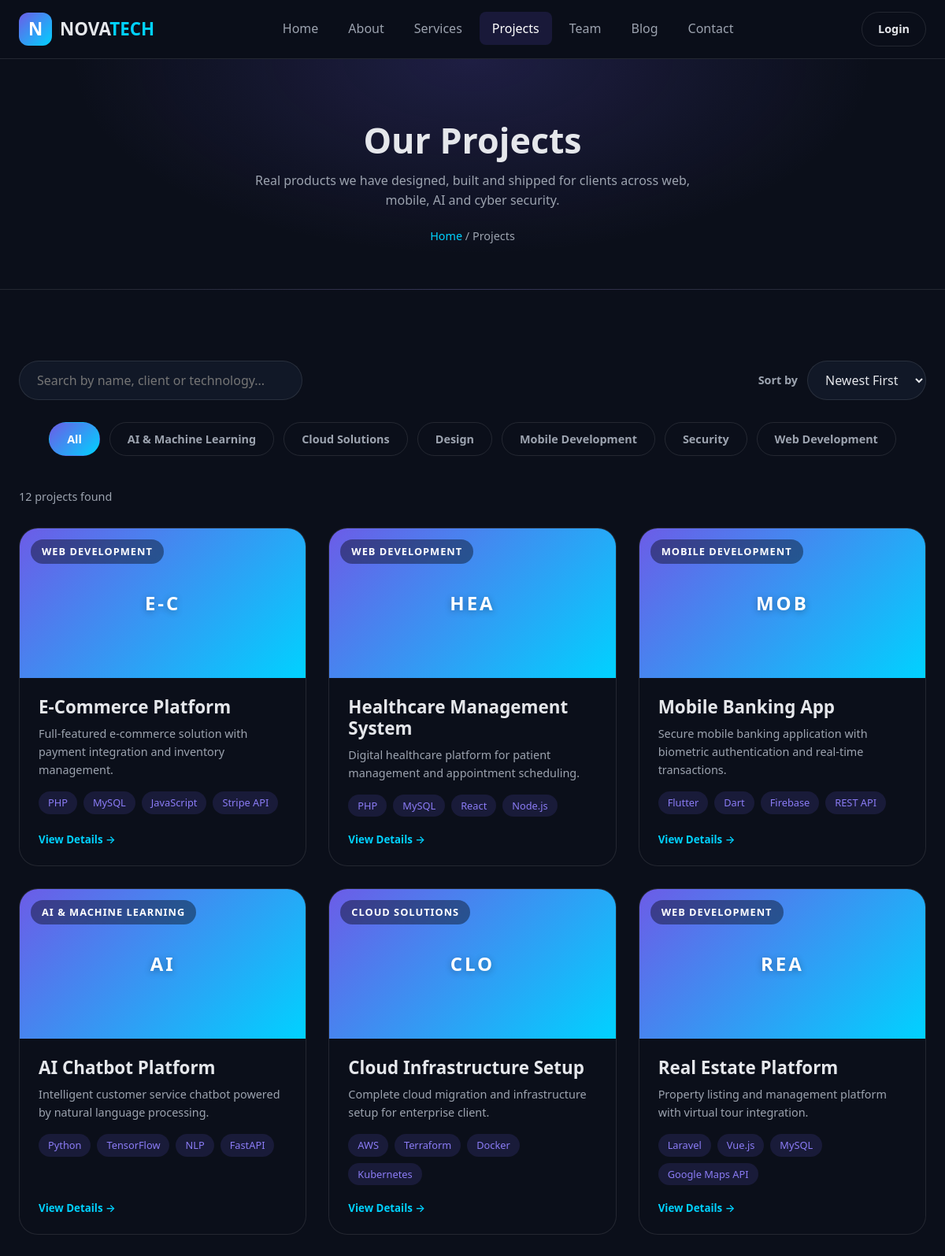
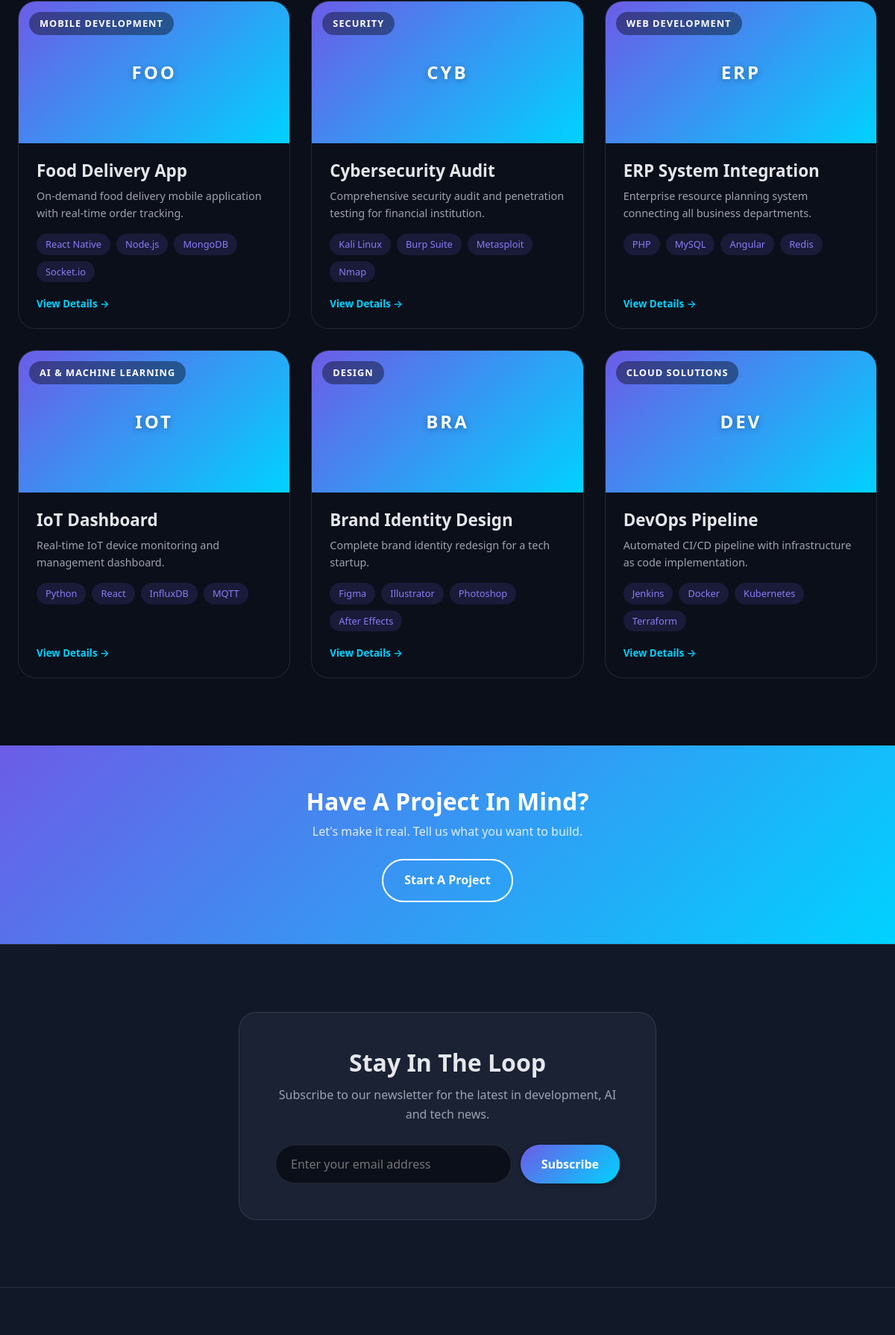
The app's page /projects.php (upper part) with its own data (2 pictures, top to bottom).
### tables this page shows
CREATE TABLE IF NOT EXISTS projects (
    id INT AUTO_INCREMENT PRIMARY KEY,
    title VARCHAR(200) NOT NULL,
    description TEXT NOT NULL,
    full_description TEXT,
    image VARCHAR(500) DEFAULT NULL,
    category VARCHAR(100) NOT NULL,
    technologies JSON,
    client VARCHAR(200) DEFAULT NULL,
    project_url VARCHAR(500) DEFAULT NULL,
    is_featured TINYINT(1) DEFAULT 0,
    is_active TINYINT(1) DEFAULT 1,
    sort_order INT DEFAULT 0,
    created_at TIMESTAMP DEFAULT CURRENT_TIMESTAMP,
    updated_at TIMESTAMP DEFAULT CURRENT_TIMESTAMP ON UPDATE CURRENT_TIMESTAMP,
    INDEX idx_category (category),
    INDEX idx_featured (is_featured),
    INDEX idx_active (is_active)
);

### includes/functions.php (called while the page is built, shortened)
<?php
function sanitize($input) {
    return htmlspecialchars(trim($input), ENT_QUOTES, 'UTF-8');
}
function base_url($path = '') {
    $base = SITE_URL;
    if (!empty($path)) {
        $base .= '/' . ltrim($path, '/');
    }
    return $base;
}
function fetch_all($pdo, $sql, $params = []) {
    $stmt = $pdo->prepare($sql);
    $stmt->execute($params);
    return $stmt->fetchAll();
}
function truncate($text, $length = 150) {
    if (strlen($text) <= $length) return $text;
    return substr($text, 0, $length) . '...';
}

### projects.php (the view, shortened to what this page needs)
<?php
require_once __DIR__ . '/config/database.php';
require_once __DIR__ . '/includes/functions.php';
$search = trim($_GET['q'] ?? '');
$category_filter = trim($_GET['category'] ?? '');
$sort = $_GET['sort'] ?? 'newest';
$where = [];
$params = [];
$where_sql = $where ? 'WHERE ' . implode(' AND ', $where) . ' AND is_active = 1' : 'WHERE is_active = 1';
switch ($sort) {
    default:
        $order_sql = "created_at DESC";
        break;
}
$projects = fetch_all($pdo, "
    SELECT * FROM projects $where_sql
    ORDER BY $order_sql
", $params);
$categories = fetch_all($pdo, "
    SELECT DISTINCT category FROM projects
    WHERE is_active = 1
    ORDER BY category ASC
");
include __DIR__ . '/includes/header.php';
?>
<section class="page-hero">
    <div class="container">
        <h1 class="page-hero__title">Our Projects</h1>
        <p class="page-hero__desc">
            Real products we have designed, built and shipped for clients across
            web, mobile, AI and cyber security.
        </p>
        <div class="breadcrumb">
            <a href="<?= base_url('index.php') ?>">Home</a> / <span>Projects</span>
        </div>
    </div>
</section>
<section class="projects-page section-pad">
    <div class="container">
        <form class="toolbar" method="GET" action="<?= base_url('projects.php') ?>">
            <input type="text" name="q" class="toolbar-search" placeholder="Search by name, client or technology..." aria-label="Search projects" value="<?= sanitize($search) ?>">
            <div class="toolbar__right">
                <label class="toolbar__label" for="project-sort">Sort by</label>
                <select class="sort-select" name="sort" id="project-sort" onchange="this.form.submit()">
                    <option value="newest" <?= $sort === 'newest' ? 'selected' : '' ?>>Newest First</option>
                </select>
            </div>
        </form>
        <div class="filter-bar">
            <a class="filter-btn <?= $category_filter === '' ? 'active' : '' ?>" href="<?= base_url('projects.php' . (!empty($search) ? '?q=' . urlencode($search) . '&sort=' . $sort : '?sort=' . $sort)) ?>">All</a>
            <?php foreach ($categories as $cat): ?>
                <a class="filter-btn <?= $category_filter === $cat['category'] ? 'active' : '' ?>"
                   href="<?= base_url('projects.php?category=' . urlencode($cat['category']) . '&sort=' . $sort . (!empty($search) ? '&q=' . urlencode($search) : '')) ?>">
                    <?= sanitize($cat['category']) ?>
                </a>
            <?php endforeach; ?>
        </div>
        <p class="services-count"><?= count($projects) ?> project<?= count($projects) === 1 ? '' : 's' ?> found</p>
        <div class="projects__grid">
            <?php if (empty($projects)): ?>
                <p class="services-empty show">No projects match your search. Try a different keyword or filter.</p>
            <?php else: ?>
                <?php foreach ($projects as $project): ?>
                    <?php
                    $initials = substr($project['title'], 0, 3);
                    $image_url = $project['image'] ? base_url('uploads/projects/' . $project['image']) : null;
                    ?>
                    <article class="project-card card-enter">
                        <div class="project-card__image" <?= $image_url ? 'style="background-image:url(\'' . $image_url . '\');background-size:cover;background-position:center;"' : '' ?>>
                            <?php if (!$image_url): ?>
                                <span class="project-card__label"><?= sanitize(strtoupper($initials)) ?></span>
                            <?php endif; ?>
                            <span class="project-card__category"><?= sanitize($project['category']) ?></span>
                        </div>
                        <div class="project-card__body">
                            <h3 class="project-card__title"><?= sanitize($project['title']) ?></h3>
                            <p class="project-card__desc"><?= sanitize(truncate($project['description'], 110)) ?></p>
                            <div class="project-card__tech">
                                <?php foreach (array_slice($project['tech_array'], 0, 4) as $tech): ?>
                                    <span class="project-card__tech-item"><?= sanitize($tech) ?></span>
                                <?php endforeach; ?>
                            </div>
                            <button class="project-card__btn" data-id="<?= $project['id'] ?>" onclick="openProjectFromPhp(this)" data-title="<?= sanitize($project['title']) ?>" data-desc="<?= sanitize($project['full_description'] ?? $project['description']) ?>" data-client="<?= sanitize($project['client'] ?? 'NOVA TECH') ?>" data-category="<?= sanitize($project['category']) ?>" data-tech="<?= sanitize(json_encode($project['tech_array'])) ?>">
                                View Details &rarr;
                            </button>
                        </div>
                    </article>
                <?php endforeach; ?>
            <?php endif; ?>
        </div>
    </div>
</section>
<section class="cta-strip">
    <div class="container">
        <h2>Have A Project In Mind?</h2>
        <p>Let's make it real. Tell us what you want to build.</p>
        <a href="<?= base_url('contact.php') ?>" class="btn btn--outline">Start A Project</a>
    </div>
</section>
<?php include __DIR__ . '/includes/footer.php'; ?>

### css/animations.css (style rules this page uses)
.btn { position: relative; overflow: hidden; }
.btn::after { content: ""; position: absolute; top: 0; left: -100%; width: 60%; height: 100%; background: linear-gradient(90deg, transparent, rgba(255, 255, 255, 0.25), transparent); transform: skewX(-20deg); transition: left 0.5s ease; }
.card-enter { animation: fadeUp 0.5s ease both; }

### records on screen
projects: title "E-C", category "WEB DEVELOPMENT", title "E-Commerce Platform", description "Full-featured e-commerce solution with payment integration and inventory management.", tech "PHP", tech "MySQL", tech "JavaScript", tech "Stripe API"
projects: title "HEA", category "WEB DEVELOPMENT", title "Healthcare Management System", description "Digital healthcare platform for patient management and appointment scheduling.", tech "PHP", tech "MySQL", tech "React", tech "Node.js"
projects: title "MOB", category "MOBILE DEVELOPMENT", title "Mobile Banking App", description "Secure mobile banking application with biometric authentication and real-time transactions.", tech "Flutter", tech "Dart", tech "Firebase", tech "REST API"
projects: title "AI", category "AI & MACHINE LEARNING", title "AI Chatbot Platform", description "Intelligent customer service chatbot powered by natural language processing.", tech "Python", tech "TensorFlow", tech "NLP", tech "FastAPI"
projects: title "CLO", category "CLOUD SOLUTIONS", title "Cloud Infrastructure Setup", description "Complete cloud migration and infrastructure setup for enterprise client.", tech "AWS", tech "Terraform", tech "Docker", tech "Kubernetes"
projects: title "REA", category "WEB DEVELOPMENT", title "Real Estate Platform", description "Property listing and management platform with virtual tour integration.", tech "Laravel", tech "Vue.js", tech "MySQL", tech "Google Maps API"
projects: title "FOO", category "MOBILE DEVELOPMENT", title "Food Delivery App", description "On-demand food delivery mobile application with real-time order tracking.", tech "React Native", tech "Node.js", tech "MongoDB", tech "Socket.io"
projects: title "CYB", category "SECURITY", title "Cybersecurity Audit", description "Comprehensive security audit and penetration testing for financial institution.", tech "Kali Linux", tech "Burp Suite", tech "Metasploit", tech "Nmap"
projects: title "ERP", category "WEB DEVELOPMENT", title "ERP System Integration", description "Enterprise resource planning system connecting all business departments.", tech "PHP", tech "MySQL", tech "Angular", tech "Redis"
projects: title "IOT", category "AI & MACHINE LEARNING", title "IoT Dashboard", description "Real-time IoT device monitoring and management dashboard.", tech "Python", tech "React", tech "InfluxDB", tech "MQTT"
projects: title "BRA", category "DESIGN", title "Brand Identity Design", description "Complete brand identity redesign for a tech startup.", tech "Figma", tech "Illustrator", tech "Photoshop", tech "After Effects"
projects: title "DEV", category "CLOUD SOLUTIONS", title "DevOps Pipeline", description "Automated CI/CD pipeline with infrastructure as code implementation.", tech "Jenkins", tech "Docker", tech "Kubernetes", tech "Terraform"

### other values on screen
$cat['category'] "AI & Machine Learning"
$cat['category'] "Cloud Solutions"
$cat['category'] "Design"
$cat['category'] "Mobile Development"
$cat['category'] "Security"
$cat['category'] "Web Development"
count($projects) "12"
